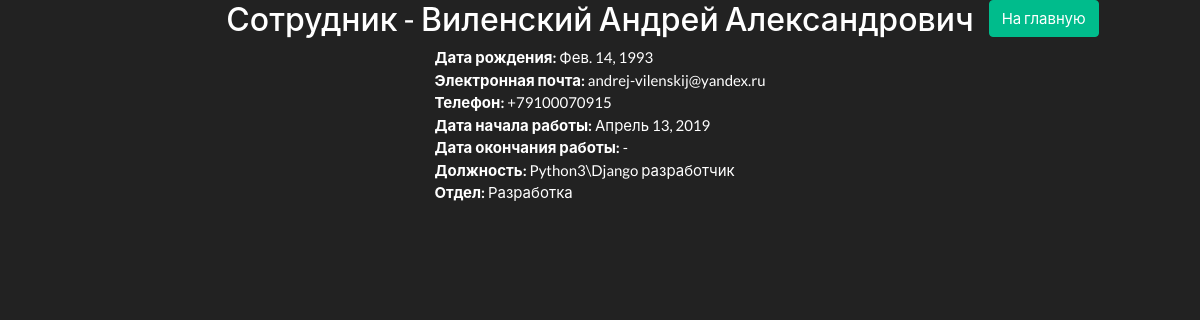
Page /employee/1 on the committed database.
### main/models.py (models this page shows, shortened)
class Employee(models.Model):
    first_name = models.CharField(max_length=200, verbose_name='Имя')
    last_name = models.CharField(max_length=200, verbose_name='Фамилия')
    middle_name = models.CharField(max_length=200, verbose_name='Отчество')
    birthday = models.DateField(verbose_name='Дата рождения')
    email = models.EmailField(max_length=100, verbose_name='E-mail')
    phone = PhoneField()
    start_date = models.DateField(verbose_name='Дата начала работы')
    end_date = models.DateField(verbose_name='Дата окончания работы', blank=True, null=True)
    position = models.CharField(max_length=200, verbose_name='Должность')
    department = models.ForeignKey(Department, on_delete=models.CASCADE, verbose_name='Отдел')
    class Meta:
        verbose_name = 'Сотрудник'
        verbose_name_plural = 'Сотрудники'

class Department(models.Model):
    name = models.CharField(max_length=200, verbose_name='Отдел')
    class Meta:
        verbose_name = 'Отдел'
        verbose_name_plural = 'Отделы'
    def __str__(self):
        return str(self.name)

### main/views.py (the view)
# urls.py: path('employee/<pk>', EmployeeDetail.as_view(), name='employeedetail'),
class EmployeeDetail(DetailView):
    queryset = Employee.objects.all()
    template_name = 'employeedetail.html'
    def get_object(self):
        obj = super(EmployeeDetail, self).get_object()
        return obj

### templates/employeedetail.html (shortened to what this page needs)
{% load static %}
<!DOCTYPE html>
<html lang="en">
<head>
    <link rel="stylesheet" href="{% static 'css/bootstrap.min.css' %}">
    <link rel="stylesheet" href="{% static 'css/styles.css' %}">
</head>
<body>
    <div class="container">
        <div class="row">
            <div class="col"></div>
            <div class="col-">
                <h3>Сотрудник - {{ object.last_name }} {{ object.first_name }} {{ object.middle_name }}</h3>
            </div>
            <div class="col">
                <a href="{% url 'main:employeeslist' %}">
                    <button class="btn btn-success">На главную</button>
                </a>
            </div>
        </div>
        <div class="row">
            <div class="col"></div>
            <div class="col-">
                <div class="row detail-item"><b>Дата рождения: </b> {{ object.birthday }}</div>
                <div class="row detail-item"><b>Электронная почта: </b> {{ object.email }}</div>
                <div class="row detail-item"><b>Телефон: </b> {{ object.phone }}</div>
                <div class="row detail-item"><b>Дата начала работы: </b> {{ object.start_date }}</div>
                {% if object.end_date %}
                <div class="row detail-item"><b>Дата окончания работы: </b> {{ object.end_date }}</div>
                {% else %}
                <div class="row detail-item"><b>Дата окончания работы: </b> - </div>
                {% endif %}
                <div class="row detail-item"><b>Должность: </b> {{ object.position }}</div>
                <div class="row detail-item"><b>Отдел: </b> {{ object.department }}</div>
            </div>
            <div class="col"></div>
        </div>
    </div>
</body>

### static/css/styles.css (style rules this page uses)
.detail-item { white-space: pre; }

### rows in the picture
Employee: last_name "Виленский", first_name "Андрей", middle_name "Александрович", birthday "Фев. 14, 1993", email "andrej-vilenskij@yandex.ru", phone "+79100070915", start_date "Апрель 13, 2019", position "Python3\\Django разработчик", department "Разработка"
